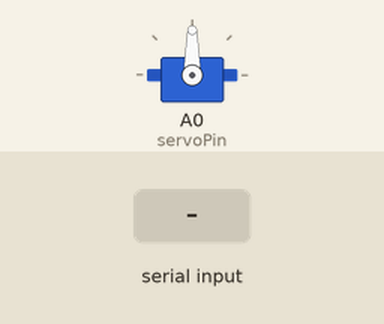
This sketch was run on a simulated Arduino Uno, built with avr-gcc and run on an emulated ATmega328P. On the bench: servo. The inputs (shaded band) are chosen by the test bench.

Above: at 1.2 s.
1.3 s: "90,45\n" received over Serial
At 1.8 s:
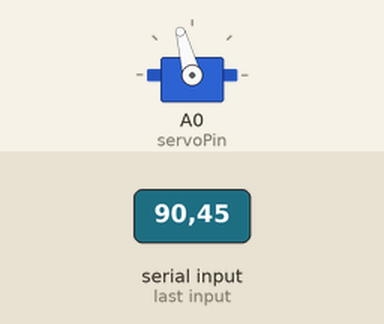
2.8 s: "scan\n" received over Serial
At 4.0 s:
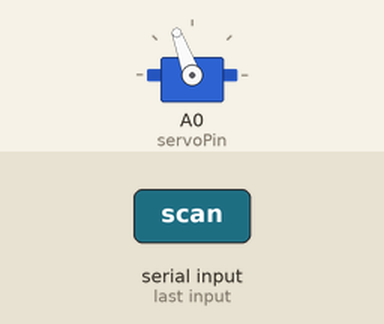
4.3 s: "30,150\n" received over Serial
At 5.4 s:
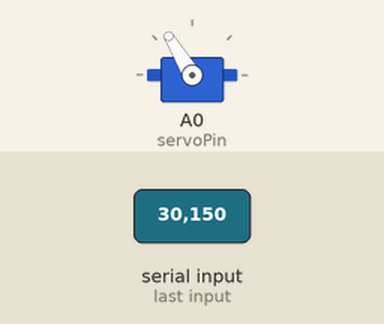
Timing chart, 0 to 7.3 s (numbered marks = the images above; inputs shaded):
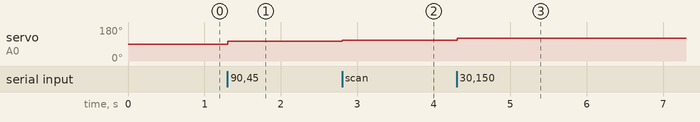

Measured:
- after the input at 1.3 s, servo on A0 (servoPin): 90° → 105° at once
- after the input at 2.8 s, servo on A0 (servoPin): 105° → 110° at once
- after the input at 4.3 s, servo on A0 (servoPin): 110° → 121° at once

The sketch:

camera_servo.ino
```cpp
#include <Servo.h>

Servo servo;
int servoPin = A0;  // Servo pin connected to Arduino
float currentPos = 90;  // Initial position of the servo (centered)
float lastPos = 90;     // Last known position of the servo
float offset = 0;       // Current face offset
bool sweepingForward = true; // Flag to track sweeping direction

void setup() {
  servo.attach(servoPin);  // Attach the servo to pin A0
  servo.write(currentPos); // Set initial position
  Serial.begin(9600);      // Begin serial communication
}

void loop() {
  if (Serial.available() > 0) {
    String command = Serial.readStringUntil('\n'); // Read incoming data from the serial port

    if (command == "scan") {
      // Keep scanning, servo keeps moving back and forth
      sweepServo();
    }
    else {
      // Move the servo based on the face position data
      offset = command.toFloat();
      moveServoSmoothly();
    }
  }
}

void sweepServo() {
  // Continuous sweeping from 0 to 180 degrees
  static unsigned long lastSweepTime = 0;  // Variable for time tracking
  unsigned long currentTime = millis();

  if (currentTime - lastSweepTime > 20) {  // Slow down the sweeping
    // Move the servo by 0.5 degrees in the current direction
    if (sweepingForward) {
      currentPos += 5;  // Move forward (0 to 180)
      if (currentPos >= 180) {
        sweepingForward = false;  // Change direction when reaching 180
      }
    } else {
      currentPos -= 5;  // Move backward (180 to 0)
      if (currentPos <= 0) {
        sweepingForward = true;  // Change direction when reaching 0
      }
    }

    servo.write(currentPos);  // Move the servo
    lastSweepTime = currentTime;
  }
}

void moveServoSmoothly() {
  // Calculate the new servo position based on the face offset
  int targetPos = 90 + (offset * 45);  // Scale the offset to a range of servo movement
  targetPos = constrain(targetPos, 0, 180);  // Ensure the position is within the servo range

  // Move smoothly towards the target position
  if (abs(targetPos - currentPos) > 1) {  // Smooth movement with gradual steps
    currentPos += (targetPos - currentPos) / 6;  // Smaller steps for smoother motion
    servo.write(currentPos);
    delay(15);  // Small delay to smooth out the movement
  } else {
    currentPos = targetPos;  // Snap to target position if close enough
    servo.write(currentPos);
  }
}
```
